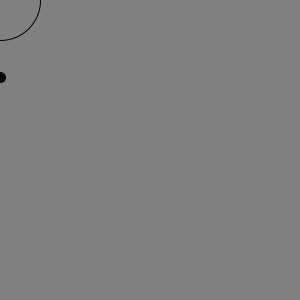
Frame 1 (no input)
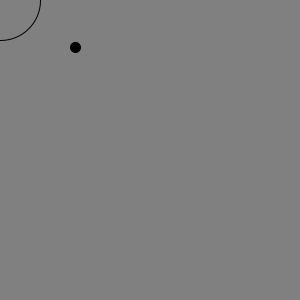
Frame 60 (the mouse pressed at the canvas centre just before this capture)
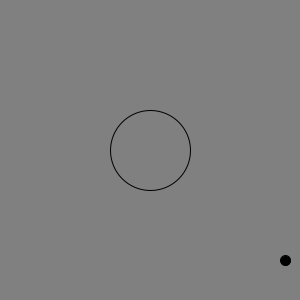
Frame 120 (the mouse held since frame 60 and released just before this capture)

The Processing sketch that drew these frames (run headless with seeded random() and noise(); from frame 60 on, the mouse is pressed at the canvas centre):

// Processing sketch: cockroach03
// ── cockroach03.pde
//(1)蟑螂會從哪一個邊生出來，對應的移動速度，方向
//(2)用mouse去打它
//(3)蟑螂亂跑,要用到國中教的三角函式 cos(), sin(), tan()
float x, y, vx, vy;
void setup(){
  size(300,300);
  generateCockroach();
}
void draw(){
  background(128);
  fill(0); ellipse(x,y, 10,10);
  x += vx; y+=vy;
  if(x<0 || y<0 || x>300 || y>300) generateCockroach();
  noFill(); ellipse(mouseX,mouseY,80,80);
  if(mousePressed && dist(mouseX,mouseY,x,y)<40 ) generateCockroach();
  if(frameCount%10==0){//每一秒,改一下角度
    float angle = atan2(vy, vx);
    float angle2 = (angle+radians(random(-30,30)));//時間到,就轉90度,太怪了!!!
    vx = cos(angle2);
    vy = sin(angle2);
  }
}
void generateCockroach(){
  //print( int(random(4)) );
  int edge = int(random(4));
  if(edge==0){
    x=300; y=random(300); vx=-random(1,3); vy=random(-3,+3);
  }else if(edge==1){
    x=random(300); y=300; vx=-random(-3,3); vy=random(1,3);
  }else if(edge==2){
    x=0; y=random(300); vx=random(1,3); vy=random(-3,+3);
  }else if(edge==3){
    x=random(300); y=0; vx=random(-3,3); vy=random(1,3);
  }  
}
